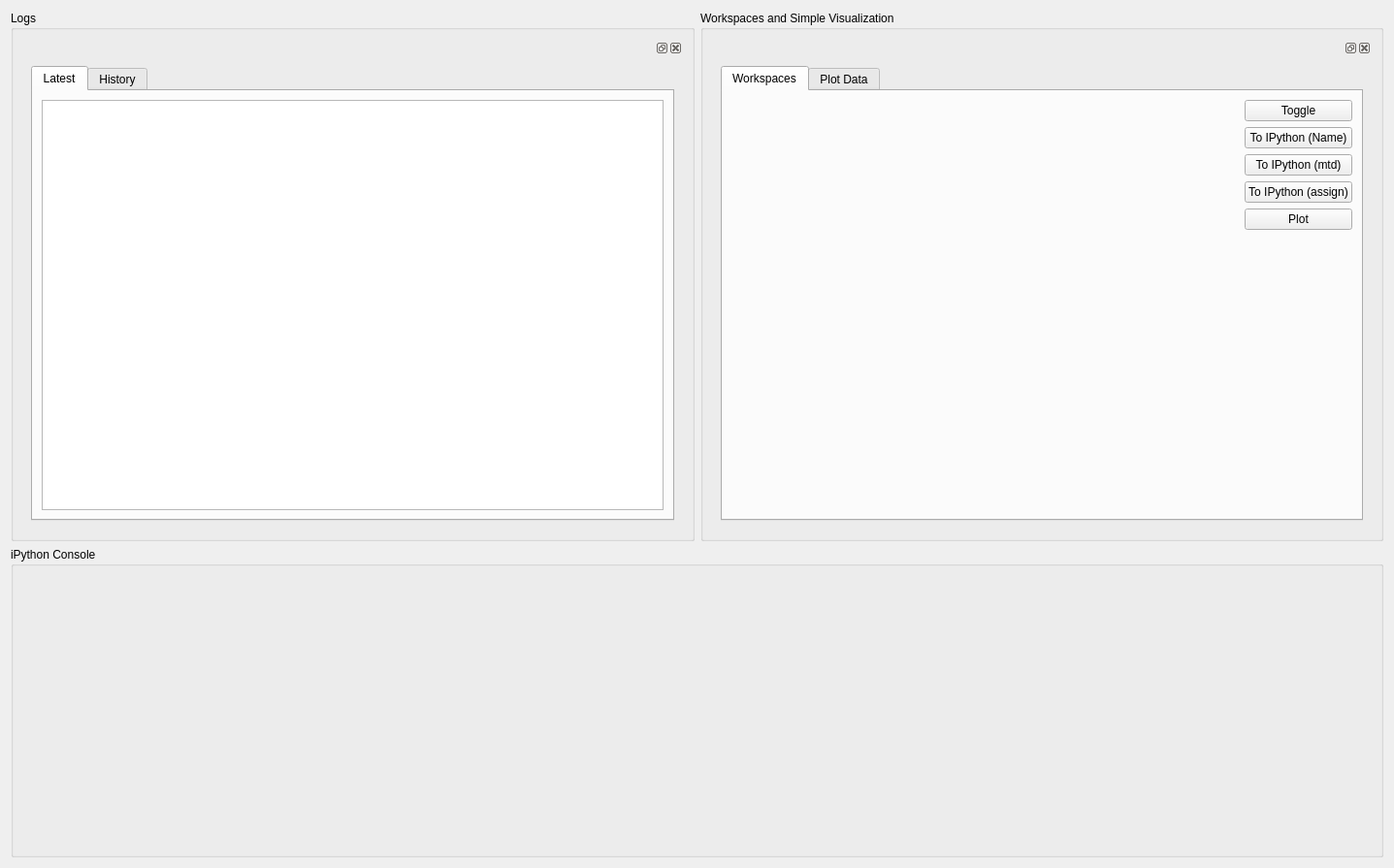
<?xml version="1.0" encoding="UTF-8"?>
<ui version="4.0">
 <class>Form</class>
 <widget class="QWidget" name="Form">
  <property name="geometry">
   <rect>
    <x>0</x>
    <y>0</y>
    <width>1437</width>
    <height>895</height>
   </rect>
  </property>
  <property name="windowTitle">
   <string>Form</string>
  </property>
  <layout class="QVBoxLayout" name="verticalLayout">
   <item>
    <layout class="QHBoxLayout" name="horizontalLayout_2">
     <item>
      <widget class="QGroupBox" name="groupBox_upperRight">
       <property name="title">
        <string>Logs</string>
       </property>
       <layout class="QGridLayout" name="gridLayout_2">
        <item row="0" column="0">
         <widget class="QDockWidget" name="dockWidget_wsList">
          <property name="sizePolicy">
           <sizepolicy hsizetype="Preferred" vsizetype="Preferred">
            <horstretch>0</horstretch>
            <verstretch>0</verstretch>
           </sizepolicy>
          </property>
          <property name="acceptDrops">
           <bool>true</bool>
          </property>
          <property name="floating">
           <bool>false</bool>
          </property>
          <widget class="QWidget" name="dockWidgetContents_5">
           <layout class="QGridLayout" name="gridLayout_4">
            <item row="0" column="0">
             <widget class="QTabWidget" name="tabWidget_logging">
              <property name="currentIndex">
               <number>0</number>
              </property>
              <widget class="QWidget" name="tab_3">
               <attribute name="title">
                <string>Latest</string>
               </attribute>
               <layout class="QGridLayout" name="gridLayout_8">
                <item row="0" column="0">
                 <widget class="QPlainTextEdit" name="plainTextEdit_info"/>
                </item>
               </layout>
              </widget>
              <widget class="QWidget" name="tab_4">
               <attribute name="title">
                <string>History</string>
               </attribute>
               <layout class="QGridLayout" name="gridLayout_7">
                <item row="0" column="0">
                 <widget class="QPlainTextEdit" name="plainTextEdit_loggingHistory"/>
                </item>
               </layout>
              </widget>
             </widget>
            </item>
           </layout>
          </widget>
         </widget>
        </item>
       </layout>
      </widget>
     </item>
     <item>
      <widget class="QGroupBox" name="groupBox_4">
       <property name="title">
        <string>Workspaces and Simple Visualization</string>
       </property>
       <layout class="QGridLayout" name="gridLayout_3">
        <item row="0" column="0">
         <widget class="QDockWidget" name="dockWidget_graphic">
          <property name="sizePolicy">
           <sizepolicy hsizetype="Expanding" vsizetype="Preferred">
            <horstretch>0</horstretch>
            <verstretch>0</verstretch>
           </sizepolicy>
          </property>
          <property name="acceptDrops">
           <bool>true</bool>
          </property>
          <property name="floating">
           <bool>false</bool>
          </property>
          <widget class="QWidget" name="dockWidgetContents_4">
           <layout class="QGridLayout" name="gridLayout_5">
            <item row="0" column="0">
             <widget class="QTabWidget" name="tabWidget_table_view">
              <property name="currentIndex">
               <number>0</number>
              </property>
              <widget class="QWidget" name="tab">
               <attribute name="title">
                <string>Workspaces</string>
               </attribute>
               <layout class="QGridLayout" name="gridLayout_6">
                <item row="0" column="0">
                 <widget class="QFrame" name="frame_tableWidget_dataStructure">
                  <property name="sizePolicy">
                   <sizepolicy hsizetype="Expanding" vsizetype="Expanding">
                    <horstretch>0</horstretch>
                    <verstretch>0</verstretch>
                   </sizepolicy>
                  </property>
                 </widget>
                </item>
                <item row="0" column="1">
                 <layout class="QVBoxLayout" name="verticalLayout_2">
                  <item>
                   <widget class="QPushButton" name="pushButton_toggle">
                    <property name="text">
                     <string>Toggle</string>
                    </property>
                   </widget>
                  </item>
                  <item>
                   <widget class="QPushButton" name="pushButton_toIPython">
                    <property name="text">
                     <string>To IPython (Name)</string>
                    </property>
                   </widget>
                  </item>
                  <item>
                   <widget class="QPushButton" name="pushButton_toIPythonMtd">
                    <property name="text">
                     <string>To IPython (mtd)</string>
                    </property>
                   </widget>
                  </item>
                  <item>
                   <widget class="QPushButton" name="pushButton_toIPythonAssign">
                    <property name="text">
                     <string>To IPython (assign)</string>
                    </property>
                   </widget>
                  </item>
                  <item>
                   <widget class="QPushButton" name="pushButton_plot">
                    <property name="text">
                     <string>Plot</string>
                    </property>
                   </widget>
                  </item>
                  <item>
                   <spacer name="verticalSpacer">
                    <property name="orientation">
                     <enum>Qt::Vertical</enum>
                    </property>
                    <property name="sizeHint" stdset="0">
                     <size>
                      <width>20</width>
                      <height>40</height>
                     </size>
                    </property>
                   </spacer>
                  </item>
                 </layout>
                </item>
               </layout>
              </widget>
              <widget class="QWidget" name="tab_2">
               <attribute name="title">
                <string>Plot Data</string>
               </attribute>
               <layout class="QVBoxLayout" name="verticalLayout_3">
                <item>
                 <widget class="QFrame" name="frame_graphicsView_general">
                  <property name="sizePolicy">
                   <sizepolicy hsizetype="Expanding" vsizetype="Expanding">
                    <horstretch>0</horstretch>
                    <verstretch>0</verstretch>
                   </sizepolicy>
                  </property>
                  <property name="minimumSize">
                   <size>
                    <width>600</width>
                    <height>0</height>
                   </size>
                  </property>
                  <property name="acceptDrops">
                   <bool>false</bool>
                  </property>
                  <property name="autoFillBackground">
                   <bool>true</bool>
                  </property>
                  <property name="interactive" stdset="0">
                   <bool>false</bool>
                  </property>
                 </widget>
                </item>
                <item>
                 <layout class="QHBoxLayout" name="horizontalLayout">
                  <item>
                   <widget class="QPushButton" name="pushButton_fitCanvas">
                    <property name="text">
                     <string>Fit Canvas</string>
                    </property>
                   </widget>
                  </item>
                  <item>
                   <widget class="QPushButton" name="pushButton_clear">
                    <property name="toolTip">
                     <string>&lt;html&gt;&lt;head/&gt;&lt;body&gt;&lt;p&gt;Clear image on the right&lt;/p&gt;&lt;/body&gt;&lt;/html&gt;</string>
                    </property>
                    <property name="text">
                     <string>Clear</string>
                    </property>
                   </widget>
                  </item>
                 </layout>
                </item>
               </layout>
              </widget>
             </widget>
            </item>
           </layout>
          </widget>
         </widget>
        </item>
       </layout>
      </widget>
     </item>
    </layout>
   </item>
   <item>
    <widget class="QGroupBox" name="groupBox_2">
     <property name="sizePolicy">
      <sizepolicy hsizetype="Expanding" vsizetype="Preferred">
       <horstretch>0</horstretch>
       <verstretch>0</verstretch>
      </sizepolicy>
     </property>
     <property name="minimumSize">
      <size>
       <width>0</width>
       <height>320</height>
      </size>
     </property>
     <property name="title">
      <string>iPython Console</string>
     </property>
     <layout class="QGridLayout" name="gridLayout">
      <item row="0" column="0">
       <widget class="QFrame" name="frame_widget_ipython">
        <property name="sizePolicy">
         <sizepolicy hsizetype="Expanding" vsizetype="Preferred">
          <horstretch>0</horstretch>
          <verstretch>0</verstretch>
         </sizepolicy>
        </property>
       </widget>
      </item>
     </layout>
    </widget>
   </item>
  </layout>
 </widget>
 <resources/>
 <connections/>
</ui>
